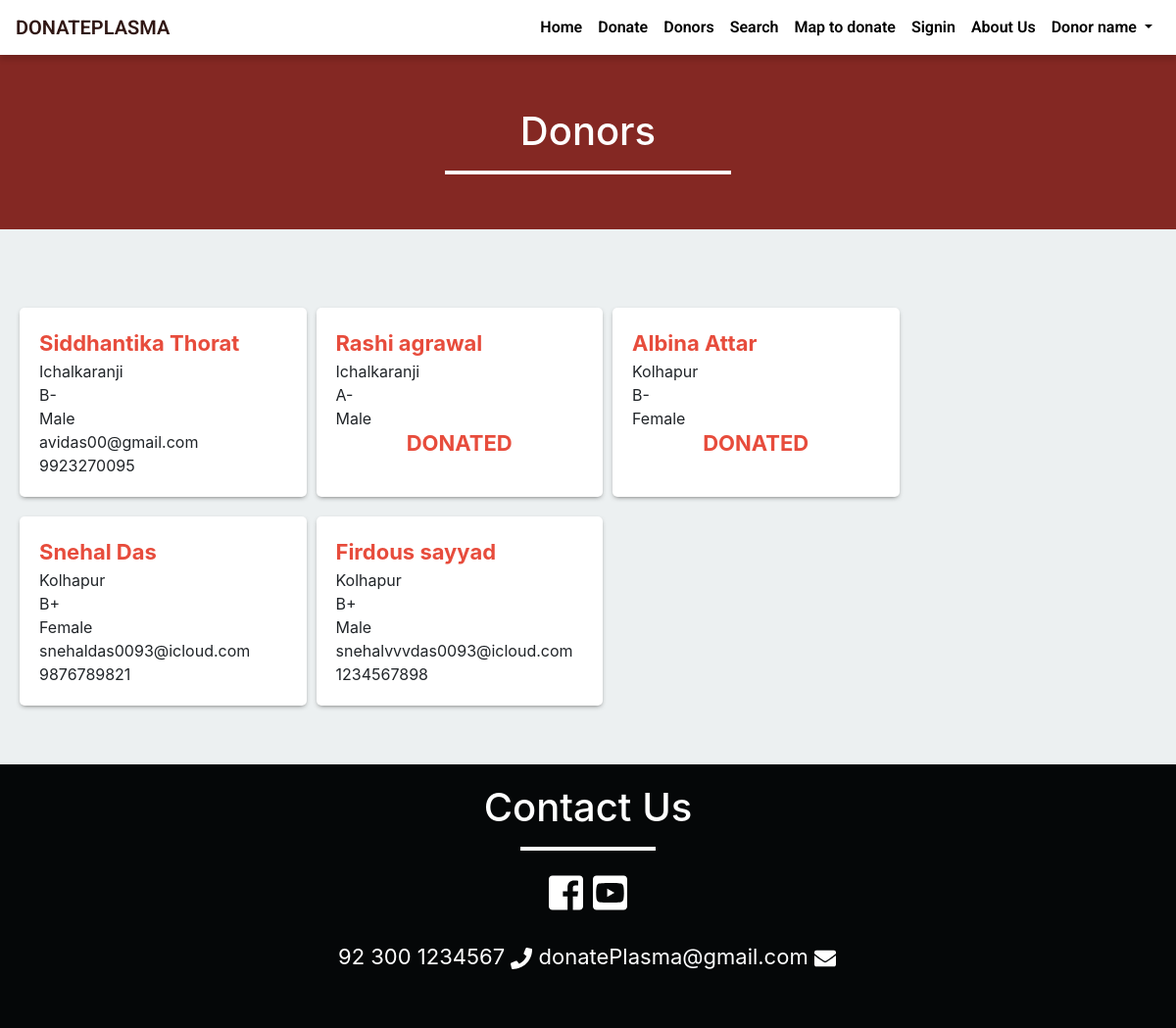
The page /donor.php on the database its author committed.
### tables this page shows
CREATE TABLE `donor` (
  `id` int(11) NOT NULL,
  `name` varchar(50) NOT NULL,
  `gender` varchar(10) NOT NULL,
  `email` varchar(50) NOT NULL,
  `city` varchar(50) NOT NULL,
  `dob` varchar(50) NOT NULL,
  `contact_no` varchar(10) NOT NULL,
  `save_life_date` varchar(20) NOT NULL,
  `password` varchar(100) NOT NULL,
  `blood_group` varchar(10) NOT NULL
);

### donor.php (the view, shortened to what this page needs)
<?php
	include ('include/header.php');
?>
<div class="container-fluid red-background size">
	<div class="row">
		<div class="col-md-6 offset-md-3">
			<h1 class="text-center">Donors</h1>
			<hr class="white-bar">
		</div>
	</div>
</div>
<div class="container" style="padding: 60px 0;">
	<div class="row data">
	<?php
	$sql = "SELECT * FROM donor";
	$result = mysqli_query($connection,$sql);
	if( mysqli_num_rows($result)>0){
		while($row = mysqli_fetch_assoc($result)){
			if($row['save_life_date']=='0'){
				echo '
			<div class= "col-md-3 col-sm-12 col-lg-3 donors_data">
				<span class ="name">'.$row['name'].'</span>
				<span>'.$row['city'].'</span>
				<span>'.$row['blood_group'].'</span>
				<span>'.$row['gender'].'</span>
				<span>'.$row['email'].'</span>
				<span>'.$row['contact_no'].'</span>
				</div>
			   ';
			}else{
				$date = $row['save_life_date'];
				$start = date_create("$date");
								$end = date_create();
								$diff = date_diff($start,$end);
								$diffMonth = $diff->m;
								if($diffMonth >=3){
									echo '
			<div class= "col-md-3 col-sm-12 col-lg-3 donors_data">
				<span class ="name">'.$row['name'].'</span>
				<span>'.$row['city'].'</span>
				<span>'.$row['blood_group'].'</span>
				<span>'.$row['gender'].'</span>
				<span>'.$row['email'].'</span>
				<span>'.$row['contact_no'].'</span>
				</div>
			   ';
								}else{
									echo '
									<div class= "col-md-3 col-sm-12 col-lg-3 donors_data">
										 <span class ="name">'.$row['name'].'</span>
										 <span>'.$row['city'].'</span>
										 <span>'.$row['blood_group'].'</span>
										 <span>'.$row['gender'].'</span>
										 <h4 class="name text-center">DONATED</h4>
										 </div>
										';
								}
			}
		}
	}
	?>
	</div>
</div>
<?php
	include ('include/footer.php');
?>

### include/header.php (shortened to what this page needs)
<!DOCTYPE html>
	<head>
        <link rel="stylesheet" href="css/styles.css">
        <link rel="stylesheet" type="text/css" href="bootstrap/css/bootstrap.min.css">
		<link rel="stylesheet" href="css/custom.css">
	</head>
<?php
        if(isset($_SESSION['user_id']) && !empty($_SESSION['user_id'])){
            include 'usernav.php';
        }else{
           include 'navigation.php';
        }
?>

### include/navigation.php (shortened to what this page needs)
<body>
<nav id="mainNav" class="navbar fixed-top navbar-default navbar-expand-lg navbar-light bg-light">
  <a class="navbar-brand" href="./index.php">DONATEPLASMA</a>
  <div class="collapse navbar-collapse" id="navbarTogglerDemo02">
    <ul class="navbar-nav form-inline my-2 my-lg-0">
      <li class="nav-item">
        <a class="nav-link" href="index.php">Home</a>
      </li>
      <li class="nav-item">
        <a class="nav-link" href="donate.php">Donate</a>
      </li>
      <li class="nav-item">
        <a class="nav-link" href="donor.php">Donors</a>
      </li>
      <li class="nav-item">
        <a class="nav-link" href="search.php">Search</a>
      </li>
      <li class="nav-item">
        <a class="nav-link" href="map.php">Map to donate</a>
      </li>
      <li class="nav-item">
        <a class="nav-link" href="signin.php">Signin</a>
      </li>
      <li class="nav-item">
        <a class="nav-link" href="about.php">About Us</a>
      </li>
      <li class="nav-item dropdown">
        <a class="nav-link dropdown-toggle" href="#" id="navbarDropdownMenuLink" role="button" data-toggle="dropdown" aria-haspopup="true" aria-expanded="false">
        Donor name<?php if(isset($_SESSION['name'])) echo $_SESSION['name']; ?>
        </a>
      </li>
    </ul>
  </div>
</nav>

### include/footer.php (shortened to what this page needs)
			<div class="container-fluid">
				<div class="row contactus">
					<div class="col-md-6 offset-md-3">
						<h1 class="text-center">Contact Us</h1>
						<hr class="white-bar">
							<h1 class="text-center">
								<a  target="_blank" href=" "><i style="color: #fff;" class="fab fa-facebook-square"></i></a>
								<a target="_blank" href=" "><i style="color: #fff;" class="fab fa-youtube-square"></i></a>
							</h1>
							<div class="details">
								 <p> 92 300 1234567 <i class="fa fa-phone"></i>
								donatePlasma@gmail.com <i class="fa fa-envelope"></i>  </p>
							</div>
					</div>
				</div>
			</div>
	</body>
</html>

### css/styles.css (style rules this page uses)
body { background: #3a3838; padding-top: 50px; color: #606569; font-family: "Roboto", sans-serif; }
p { color: rgb(82, 24, 15); }
a, a:hover, a:focus { color: #ecbd58; }
h1, h2, h3, h4, h5, h6 { color: #7893a8; }
h1 { font-weight: 300; font-size: 40px; }
h3, h4 { font-weight: 300; }
.navbar-nav li a { color: #000000 !important; }

### css/custom.css (style rules this page uses)
.navbar-brand, .nav-link { color: #301714 !important; }
.navbar-default { background-color: rgb(170, 87, 87) !important; border-color: rgba(34, 34, 34, 0.05); font-family: 'Roboto', 'Helvetica Neue', Arial, sans-serif; -webkit-transition: all 0.35s; -moz-transition: all 0.35s; transition: all 0.35s; }
@media (min-width: 768px) { .navbar-default { background-color: white !important; border-color: rgba(255, 255, 255, 0.3); } }
nav { -webkit-box-shadow: 0px 5px 5px 0px rgba(0,0,0,0.14); -moz-box-shadow: 0px 5px 5px 0px rgba(0,0,0,0.14); box-shadow: 0px 5px 5px 0px rgba(0,0,0,0.14); font-family: 'Roboto', sans-serif; font-weight: 600; }
body { background-color: #ecf0f1; width: 100%; overflow-x: hidden; }
.white-bar { height: 3px; width: 50%; color: white; background-color: white; }
.red-background { background-color: #842823; min-height: 460px; height: auto; padding: 10px }
.contactus { padding: 20px; background-color: #050708; }
.contactus h1 { color: white; }
.contactus hr { width: 25% !important; }
.contactus p { color: white; }
.details { font-size: 22px; padding: 20px; font-weight: 400px; }

### donor.php (style rules this page uses)
.size { min-height: 0px; padding: 60px 0 40px 0; }
h1 { color: white; }
span { display: block; }
.name { color: #e74c3c; font-size: 22px; font-weight: 700; }
.donors_data { background-color: white; border-radius: 5px; margin:20px 5px 0px 5px; -webkit-box-shadow: 0px 2px 5px -2px rgba(89,89,89,0.95); -moz-box-shadow: 0px 2px 5px -2px rgba(89,89,89,0.95); box-shadow: 0px 2px 5px -2px rgba(89,89,89,0.95); padding: 20px; }

### rows shown on the page
donor: name "Siddhantika Thorat", city "Ichalkaranji", blood_group "B-", gender "Male", email "avidas00@gmail.com", contact_no "9923270095"
donor: name "Rashi agrawal", city "Ichalkaranji", blood_group "A-", gender "Male"
donor: name "Albina Attar", city "Kolhapur", blood_group "B-", gender "Female"
donor: name "Snehal Das", city "Kolhapur", blood_group "B+", gender "Female", email "snehaldas0093@icloud.com", contact_no "9876789821"
donor: name "Firdous sayyad", city "Kolhapur", blood_group "B+", gender "Male", email "snehalvvvdas0093@icloud.com", contact_no "1234567898"
